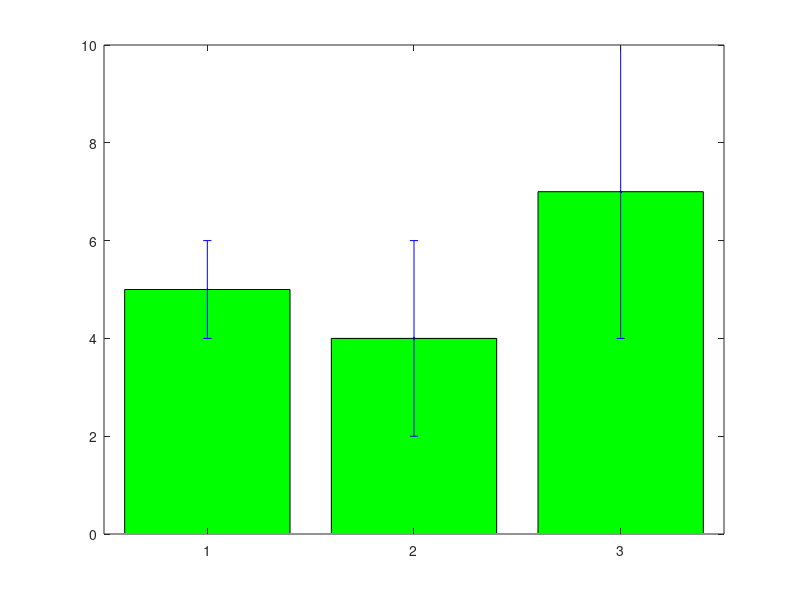

Here is the MATLAB script that generated this plot: (Note: this script raises an error after producing the figure.)
%% rest of plotting script

test=[5 4 7];
errors=[1,2,3]
bar(test, 'Facecolor', 'g');
hold on
errorbar([1:3], test, errors, 'b.');

load(results_path);
load(input.NM_structure);
results_folder = results_path(1:(strfind(results_path, '/result.mat')-1));
cd(results_folder);

% write brain vector to nifti file
for i=1:size(output.final_parameters,1)
    nk_WriteVol(output.final_parameters{i,4}, ['brain_LV' num2str(i)], 2, NM.brainmask{1,1}, cell2mat(NM.badcoords), 0, 'gt');
end

%% visualize behavior vector in barplot
% CTQ.emotional_abuse)), (CTQ.physical_abuse)), (CTQ.sexual_abuse)), (CTQ.emotional_neglect)), (CTQ.physical_neglect)), (CTQ.denial))];
% load([setup.analysis_folder, '/' setup.date, '_', name, '_data_collection.mat']);
selected_variables = [input.selected_features(1,:), 'Age', 'Sex'; input.selected_features(2,:), 1, 1];

% colorpattern = {'by', 'm', 'c', 'r', 'g', 'b', 'k', 'y', 'm', 'c', 'r', 'g', 'b', 'k'};
count=0;
for i=1:size(input.selected_features(2,:),2)
    temp=size(fieldnames(input.selected_features{2,i}),1);
    count=count+temp;
end

colorpattern_LV = hsv((count + 2));
% fieldnames(input.selected_features{2,:})
for i=1:(size(output.final_parameters,1))
    x = output.final_parameters{i,5};
    f=figure();
    nn=0;
    hold on
    temp_legend=[]; temp_all = 0;
    for ii=1:size(selected_variables,2)
        switch class(selected_variables{2,ii})
            case 'struct'
                fields = fieldnames(input.selected_features{2,(strcmp(input.selected_features(1,:),input.selected_features{1,ii}))});
                for iii=1:size(fields,1)
                    nn=nn+1;
                    temp_current=size(selected_variables{2,ii}.(fields{iii}),2);
                    bar((temp_all+1):(temp_all+temp_current),x((temp_all+1):(temp_all+temp_current)), 'FaceColor', colorpattern_LV(nn,:));
                    temp_all = temp_all+temp_current;
                    temp_legend{nn} = [selected_variables{1,ii}, ' ', strrep(fields{iii}, '_', ' ')];
                    hold on
                end
                
            case 'double'
                nn=nn+1;
                temp_current=size(selected_variables{2,ii},2);
                bar((temp_all+1):(temp_all+size(temp_current,2)),x((temp_all+1):(temp_all+size(temp_current,2))), 'FaceColor', colorpattern_LV(nn,:));
                temp_all = temp_all+size(temp_current,2);
                temp_legend{nn} = selected_variables{1,ii};
                hold on
        end
    end
    title(strrep([input.name, ' grid_density=' num2str(input.grid_density), ' LV ',num2str(i)], '_', ' '));    
    xlabel('weight vector v');
    ylabel('score');
    axis([0 (size(output.final_parameters{i,5},1)+1) -1 1]);
    legend(temp_legend, 'Location', 'bestoutside');
    saveas(f, [results_folder, '/behavior_LV' num2str(i), '.fig']);
    saveas(f, [results_folder, '/behavior_LV' num2str(i), '.png']);
    close(f)
%     set(get(subplot(size(final_parameters,1)-1,1,i), 'XLabel'), 'String', 'weight vector v');
%     set(get(subplot(size(final_parameters,1)-1,1,i), 'YLabel'), 'String', 'score');
end

%% plot latent scores epsilon and omega, color code diagnostic groups (HC,
% ROD, ROP, CHR)

for i=1:size(input.selected_studygroups,2)
    input.selected_studygroups{2,i} = strcmp(input.data_collection.Labels, input.selected_studygroups{1,i});
end

colorpattern_LS = hsv(size(input.selected_studygroups,2));
for i=1:size(output.final_parameters,1)
    f=figure();
    for ii=1:size(input.selected_studygroups,2)
        %     subplot(2,1,i)
        %     for ii=1:size(sites_names,2)
%         temp = epsilon(i,:);
%         x = temp(logicals_sites{ii}');
        x = output.epsilon(i,input.selected_studygroups{2,ii});
%         temp = omega(i,:);
        y = output.omega(i,input.selected_studygroups{2,ii});
        plot(x,y,'.', 'color',colorpattern_LS(ii,:));
        %     end
        title(strrep([input.name, ' grid_density=' num2str(input.grid_density), ' LV ',num2str(i)], '_', ' '));    
        xlabel('epsilon(brain score)');
        ylabel('omega(behavior score)');
%         legend(Studygroups_selected{ii});
        hold on
%         set(get(subplot(2,1,i), 'XLabel'), 'String', 'epsilon(brain score)');
%         set(get(subplot(2,1,i), 'YLabel'), 'String', 'omega(behavior score)');
    end
    legend(input.selected_studygroups{1,:});
    saveas(f, [results_folder, '/latent_scores_LV' num2str(i), '.fig']);
    saveas(f, [results_folder, '/latent_scores_LV' num2str(i), '.png']);
    close(f)
end

detailed_results_folder = [results_path(1:(strfind(results_path, 'final')-1)), 'detailed_results'];
% name = data_collection_path(strfind(data_collection_path, 'DP'):(strfind(data_collection_path, 'data_collection')-2));
cd(detailed_results_folder);
FDRvalue = 0.05;

for i=1:size(output.final_parameters,1)
    load([detailed_results_folder, '/opt_parameters_' num2str(i), '.mat']);
    temp = [opt_parameters{:,8}]';
    pvalue_FDR = dp_FDR(temp, FDRvalue);
    temp_sig = opt_parameters;
    opt_dir = [detailed_results_folder, '/opt_parameters_' num2str(i)];
    mkdir(opt_dir);
    cd(opt_dir);
    for ii=1:size(temp_sig,1)
        %% visualize results
        % write brain vector to nifti file
        nk_WriteVol(temp_sig{ii,4}, ['brain_opt_parameters_' num2str(i), '_' num2str(temp_sig{ii,1})], 2, NM.brainmask{1,1}, cell2mat(NM.badcoords), 0, 'gt');
    end
    
    %% visualize behavior vector in barplot
    % CTQ.emotional_abuse)), (CTQ.physical_abuse)), (CTQ.sexual_abuse)), (CTQ.emotional_neglect)), (CTQ.physical_neglect)), (CTQ.denial))];
%     selected_variables = [AllVarNames, 'Age', 'Sex'];
    % colorpattern = {'by', 'm', 'c', 'r', 'g', 'b', 'k', 'y', 'm', 'c', 'r', 'g', 'b', 'k'};
%     colorpattern = hsv(sum([size(fieldnames(CTQ),1), size(fieldnames(BS),1), 2]));
    
    for ii=1:(size(temp_sig,1))
        x = temp_sig{ii,5};
        f=figure();
        nn=0;
        hold on
        temp_legend=[]; temp_all = 0;
        for iii=1:size(selected_variables,2)
            switch class(selected_variables{2,iii})
                case 'struct'
                    fields = fieldnames(input.selected_features{2,(strcmp(input.selected_features(1,:),input.selected_features{1,iii}))});
                    for iiii=1:size(fields,1)
                        nn=nn+1;
                        temp_current=size(selected_variables{2,iii}.(fields{iiii}),2);
                        bar((temp_all+1):(temp_all+temp_current),x((temp_all+1):(temp_all+temp_current)), 'FaceColor', colorpattern_LV(nn,:));
                        temp_all = temp_all+temp_current;
                        temp_legend{nn} = [selected_variables{1,iii}, ' ', strrep(fields{iiii}, '_', ' ')];
                        num2str(iiii);
                        hold on
                    end
                case 'double'
                    nn=nn+1;
                    temp_current=size(selected_variables{2,iii},2);
                    bar((temp_all+1):(temp_all+size(temp_current,2)),x((temp_all+1):(temp_all+size(temp_current,2))), 'FaceColor', colorpattern_LV(nn,:));
                    temp_all = temp_all+size(temp_current,2);
                    temp_legend{nn} = selected_variables{1,iii};
                    hold on
            end
        end
        first_line = strrep([input.name, ' grid_density=' num2str(input.grid_density), ' opt_parameters-',num2str(i), '-' num2str(temp_sig{ii,1})], '_', ' ');
        second_line = ['p-value = ' num2str(temp_sig{ii,8})];
        if temp_sig{ii,8}<=pvalue_FDR
            third_line = ['significant'];
        else
            third_line = ['not significant'];
        end
        title({first_line; second_line; third_line});
        xlabel('weight vector v');
        ylabel('score');
        axis([0 (size(temp_sig{ii,5},1)+1) -1 1]);
        legend(temp_legend, 'Location', 'bestoutside');
        saveas(f, [opt_dir, '/behavior_opt_parameters_',num2str(i), '_' num2str(temp_sig{ii,1}), '.fig']);
        saveas(f, [opt_dir, '/behavior_opt_parameters_',num2str(i), '_' num2str(temp_sig{ii,1}), '.png']);
        close(f)
        %     set(get(subplot(size(temp_sig,1)-1,1,i), 'XLabel'), 'String', 'weight vector v');
        %     set(get(subplot(size(temp_sig,1)-1,1,i), 'YLabel'), 'String', 'score');
    end
    
end



